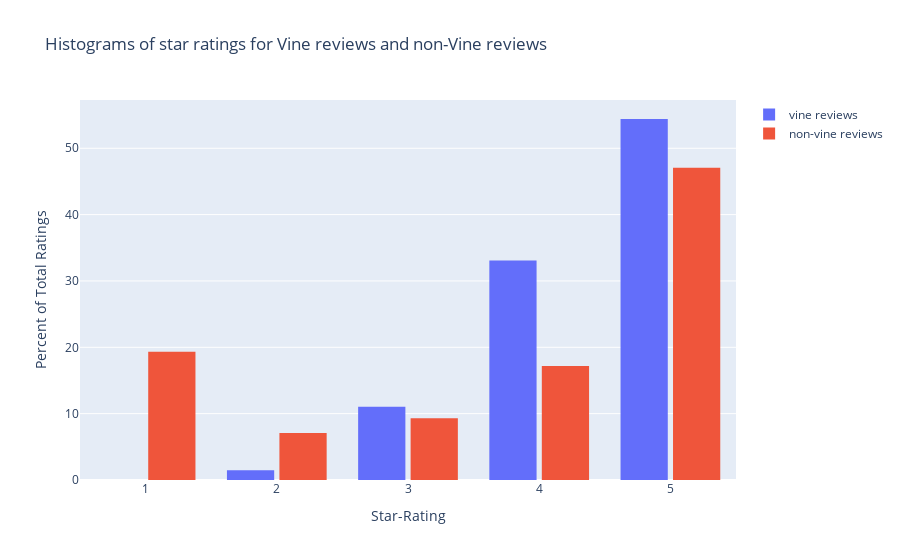

The code cell stored with this chart in its notebook:
### Code cell
# Creating the histogram plot of star ratings for Vine and non-Vine reviews 

fig = go.Figure()
fig.add_trace(go.Histogram(x=vine_reviews_df['star_rating'], histnorm='percent', name='vine reviews'))
fig.add_trace(go.Histogram(x=non_vine_reviews_df['star_rating'], histnorm='percent', name= 'non-vine reviews'))
fig.update_layout(
    title={'text':'Histograms of star ratings for Vine reviews and non-Vine reviews'
    },
    xaxis_title_text='Star-Rating',
    yaxis_title_text='Percent of Total Ratings',
    bargap=0.2,
    bargroupgap=0.1
)


fig.show()

### Figure 1 — Plotly figure (JSON) as saved in the notebook; plotly's stock layout.template omitted (floating-point values rounded to 4 significant figures; data arrays with more than 128 entries replaced by an {"elided": "..."} marker saying what was removed)
{"data": [{"histnorm": "percent", "name": "vine reviews", "type": "histogram", "x": {"elided": "136 int values"}}, {"histnorm": "percent", "name": "non-vine reviews", "type": "histogram", "x": {"elided": "18019 int values"}}], "layout": {"bargap": 0.2, "bargroupgap": 0.1, "title": {"text": "Histograms of star ratings for Vine reviews and non-Vine reviews"}, "xaxis": {"title": {"text": "Star-Rating"}}, "yaxis": {"title": {"text": "Percent of Total Ratings"}}}}
